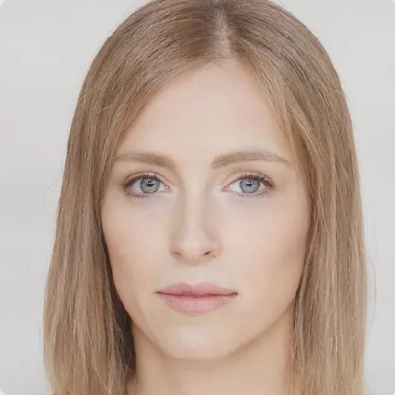
#> input picture 4.ImageProcessing/Assignment_29/face_morphing/input/miss_1.png, 395 x 395 px
$ python face_morphing.py
#> lines starting #> are read from the running program, lines starting #| are printed output that depends on the picture
import cv2
import numpy as np

image_miss_1= cv2.imread ("input/miss_1.png")
#> image_miss_1 is the input picture: shape (395, 395, 3); mean B, G, R 151, 164.6, 186
image_miss_2= cv2.imread ("input/miss_2.png")
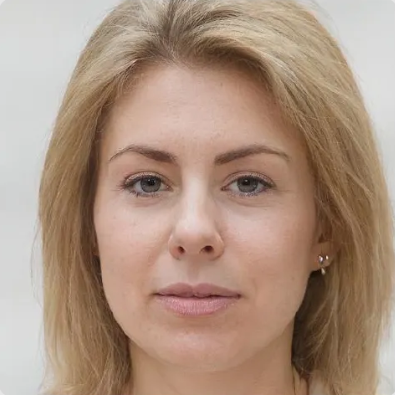
#> input picture 4.ImageProcessing/Assignment_29/face_morphing/input/miss_2.png, 395 x 395 px
#> image_miss_2 is the input picture: shape (395, 395, 3); mean B, G, R 127.7, 145.8, 171.9

image_miss_1= cv2.resize (image_miss_1, [395,395])
image_miss_2= cv2.resize (image_miss_2, [395,395])

image_miss_1= image_miss_1.astype (np.float32)
image_miss_2= image_miss_2.astype (np.float32)

temp1= image_miss_1 *3/4 + image_miss_2 *1/4
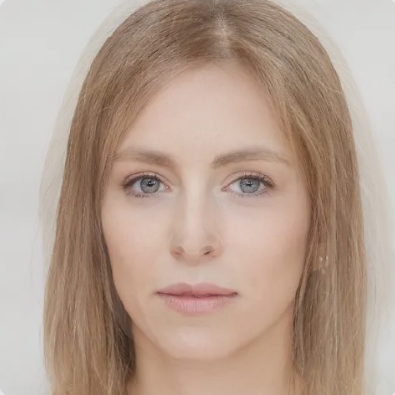
#> temp1: shape (395, 395, 3) float32; mean B, G, R 145.2, 159.9, 182.5
temp2= image_miss_1 *2/4 + image_miss_2 *2/4
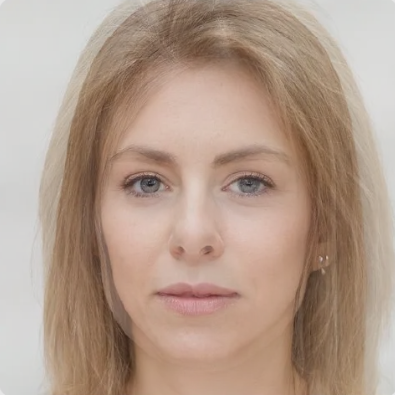
#> temp2: shape (395, 395, 3) float32; mean B, G, R 139.4, 155.2, 178.9
temp3= image_miss_1 *1/4 + image_miss_2 *3/4
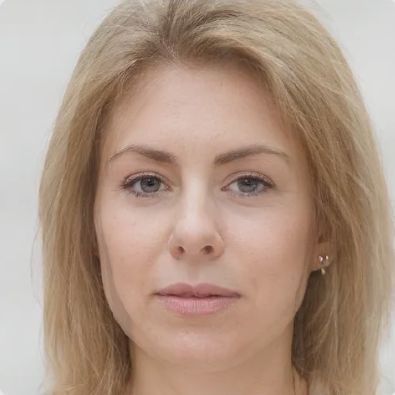
#> temp3: shape (395, 395, 3) float32; mean B, G, R 133.5, 150.5, 175.4

temp1= temp1.astype(np.uint8)
temp2= temp2.astype(np.uint8)
temp3= temp3.astype(np.uint8)

result= np.concatenate ((image_miss_1, temp1, temp2, temp3, image_miss_2),axis=1)
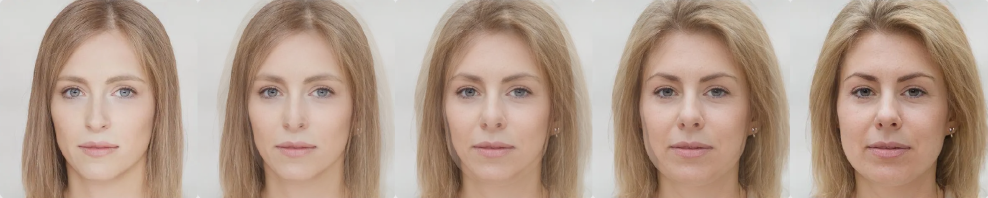
#> result: shape (395, 1975, 3) float32 (shown at 1/2 size); mean B, G, R 139.1, 155, 178.7

cv2.imwrite("output/miss.jpg", result)
